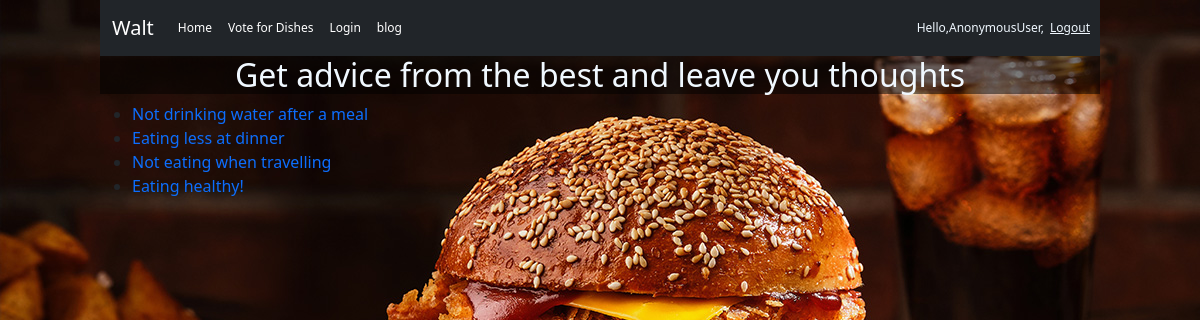
Screenshot of /chats with the database file from the repository.
### product_order/models.py (models this page shows, shortened)
class chat_post(models.Model):
    advice = models.CharField(max_length=200)
    advice_text = models.TextField()
    published_on = models.DateField("date added")

### product_order/views.py (the view)
# urls.py: path('chats',views.chats,name='chats'),
def chats(request):
    chat_posts = chat_post.objects.all()
    return render(request,'chat_post.html',{'chat_posts':chat_posts})

### product_order/templates/chat_post.html (shortened to what this page needs)
{% load static %}
<!DOCTYPE html>
<html lang="en">
<head>
    <link href="https://cdn.jsdelivr.net/npm/bootstrap@5.0.2/dist/css/bootstrap.min.css" rel="stylesheet"
>
    <link rel="stylesheet" href="{% static 'styles.css' %}">
</head>
<div class="container" style="width: 1024px;">
<body style="background-image: url(../../media/burger.jpg);">
    <nav class="navbar navbar-expand-lg navbar-dark bg-dark" style="font-size: 12px;">
        <div class="container-fluid">
            <a class="navbar-brand" href="#">Walt</a>
            <div class="collapse navbar-collapse" id="navbarNavAltMarkup">
                <div class="navbar-nav">
                    <a class="nav-link active" aria-current="page" href="{% url 'index' %}">Home</a>
                    <a class="nav-link active" href="{% url 'blog_home' %}">Vote for Dishes</a>
                    <a class="nav-link active" href="{% url 'login' %}">Login</a>
                    <a class="nav-link active" href="{% url 'chats'  %}">blog</a>
                </div>
            </div>
        </div>
        <span style="margin: 6px;">Hello,{{request.user}},</span>
        <span><a href="{% url 'logout' %}" style="color: aliceblue;padding-right: 10px;" ;>Logout</a></span>
    </nav>
    <header><h2 style="color: aliceblue;">Get advice from the best and leave you thoughts</h2></header>
   <ul>
    {% for chats in chat_posts %}
    <li><a href="{% url 'chat_post_detail' chats.pk %} " style="text-decoration: none;">{{chats.advice}}</a></li>
    {% endfor %}
</ul>
</body>
</div>
</html>

### static/styles.css (style rules this page uses)
nav { color: aliceblue; background-color: rgba(0, 0, 0, 0.21); }
header { background-color: rgba(0, 0, 0, 0.516); text-align: center; }

### rows the page displays
chat_post: advice "Not drinking water after a meal"
chat_post: advice "Eating less at dinner"
chat_post: advice "Not eating when travelling"
chat_post: advice "Eating healthy!"

### other values shown
{{ request.user }} "AnonymousUser"
